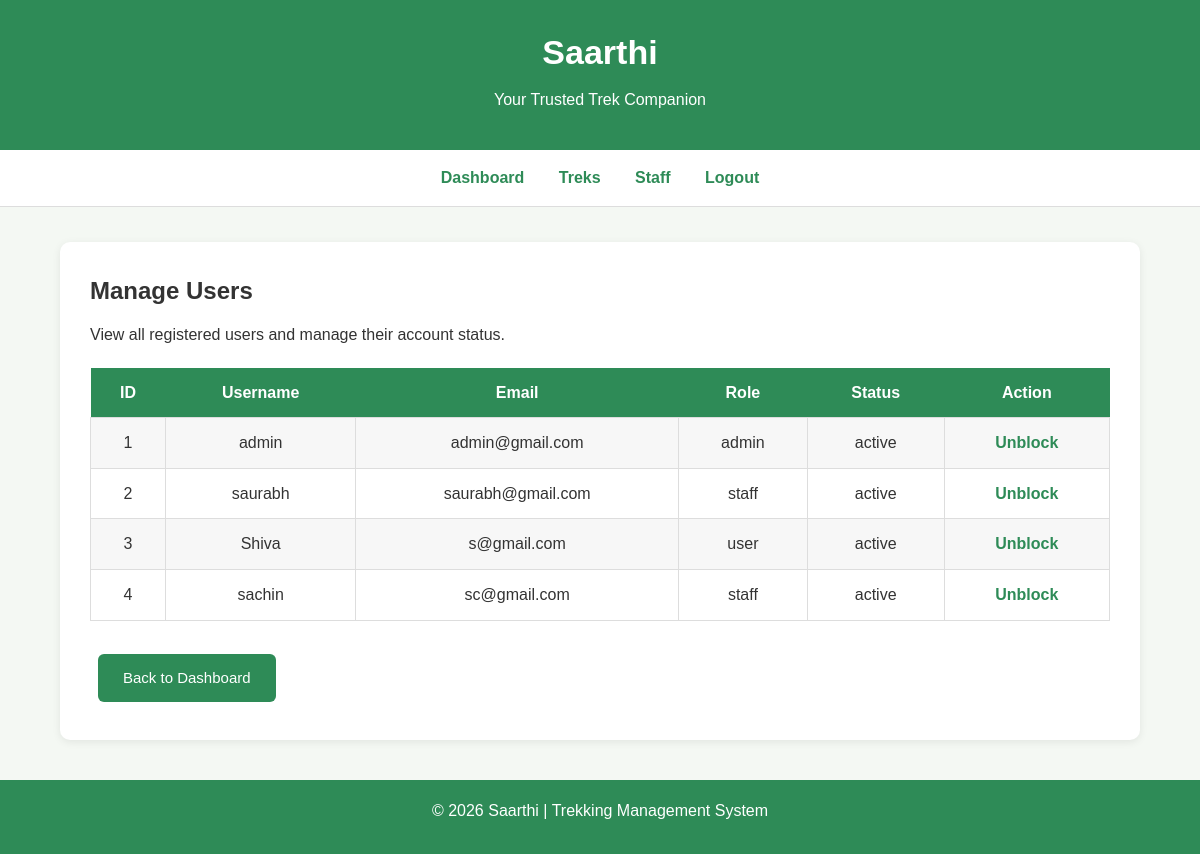
Screenshot of /users with the database file from the repository.
### app.py (models this page shows)
class User(db.Model):
    id = db.Column(db.Integer, primary_key=True)
    username = db.Column(db.String(50), unique=True, nullable=False)
    email = db.Column(db.String(120), unique=True, nullable=False)
    password = db.Column(db.String(60), nullable=False)
    role = db.Column(db.String(20), nullable = False)
    status = db.Column(db.String(20), default="active")

### app.py (the view)
@app.route("/users")
def manage_users():
    users = User.query.all()
    return render_template('Admin/manage_users.html', users=users)

### templates/Admin/manage_users.html (shortened to what this page needs)
<!DOCTYPE html>
<html lang="en">
<head>
    <link rel="stylesheet" href="{{ url_for('static', filename='css/style.css') }}">
</head>
<body>
    <header>
        <h1>Saarthi</h1>
        <p>Your Trusted Trek Companion</p>
    </header>
    <nav>
        <a href="/admin_dashboard">Dashboard</a>
        <a href="/treks">Treks</a>
        <a href="/staff">Staff</a>
        <a href="/logout">Logout</a>
    </nav>
    <div class="container">
        <div class="card">
            <h2>Manage Users</h2>
            <p>View all registered users and manage their account status.</p>
            <table>
                <tr>
                    <th>ID</th>
                    <th>Username</th>
                    <th>Email</th>
                    <th>Role</th>
                    <th>Status</th>
                    <th>Action</th>
                </tr>
                {% for user in users %}
                <tr>
                    <td>{{ user.id }}</td>
                    <td>{{ user.username }}</td>
                    <td>{{ user.email }}</td>
                    <td>{{ user.role }}</td>
                    <td>{{ user.status }}</td>
                    <td>
                        {% if user.status == "Active" %}
                            <a href="/block_user/{{ user.id }}">Block</a>
                        {% else %}
                            <a href="/unblock_user/{{ user.id }}">Unblock</a>
                        {% endif %}
                    </td>
                </tr>
                {% endfor %}
            </table>
            <br>
            <a href="/admin_dashboard" class="btn">
                Back to Dashboard
            </a>
        </div>
    </div>
    <footer>
        <p>© 2026 Saarthi | Trekking Management System</p>
    </footer>
</body>
</html>

### static/css/style.css (style rules this page uses)
* { margin:0; padding:0; box-sizing:border-box; }
body { font-family:Arial, Helvetica, sans-serif; background:#f4f8f3; color:#333; line-height:1.6; }
header { background:#2e8b57; color:white; text-align:center; padding:25px; }
header h1 { font-size:34px; margin-bottom:8px; }
header p { font-size:16px; }
nav { background:white; text-align:center; padding:15px; border-bottom:1px solid #dddddd; }
nav a { color:#2e8b57; text-decoration:none; margin:0 15px; font-weight:bold; }
.container { width:90%; max-width:1100px; margin:35px auto; }
.card { background:white; padding:30px; border-radius:10px; box-shadow:0 2px 8px rgba(0,0,0,0.08); margin-bottom:30px; }
.btn { display:inline-block; background:#2e8b57; color:white; text-decoration:none; padding:12px 25px; border-radius:6px; margin:8px; border:none; cursor:pointer; font-size:15px; }
table { width:100%; border-collapse:collapse; background:white; margin-top:20px; }
table th { background:#2e8b57; color:white; padding:12px; }
table td { padding:12px; border:1px solid #dddddd; text-align:center; }
table tr:nth-child(even) { background:#f7f7f7; }
table a { color:#2e8b57; text-decoration:none; font-weight:bold; }
h1 { margin-bottom:15px; }
h2 { margin-bottom:12px; }
p { margin-bottom:12px; }
a { color:#2e8b57; }
footer { margin-top:40px; background:#2e8b57; color:white; text-align:center; padding:18px; }

### rows the page displays
User: id "1", username "admin", email "admin@gmail.com", role "admin", status "active"
User: id "2", username "saurabh", email "saurabh@gmail.com", role "staff", status "active"
User: id "3", username "Shiva", email "s@gmail.com", role "user", status "active"
User: id "4", username "sachin", email "sc@gmail.com", role "staff", status "active"
